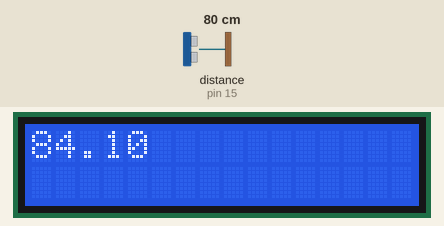
Simulated run of this sketch. Board: Arduino Uno, built with avr-gcc and run on an emulated ATmega328P. Shown: 16×2 character LCD. Wiring (inferred from the names in the program): ultrasonic range finder: trigger pin 14; echo pin 15. The inputs (shaded band) are chosen by the test bench; at power-on: distance to the obstacle (sensor on pin 15) 80 cm. The echo pulse lasts 58.3 µs per cm.

Above: at 1.2 s.
1.3 s: distance to the obstacle (sensor on pin 15) set to 2 cm
At 1.9 s:
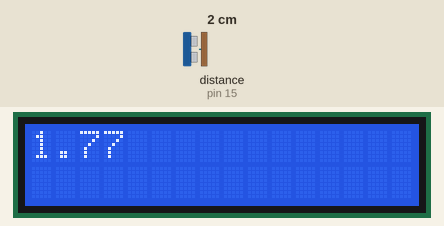
3.0 s: distance to the obstacle (sensor on pin 15) set to 4 cm
At 3.5 s:
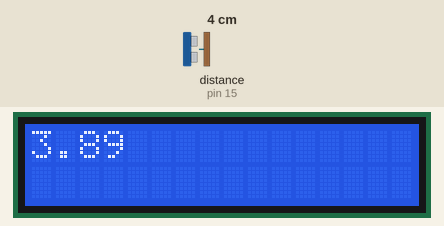
4.6 s: distance to the obstacle (sensor on pin 15) set to 9 cm
At 5.0 s:
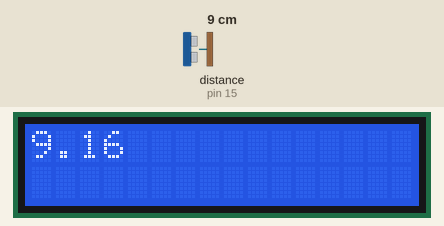
Timing chart, 0 to 7.6 s (numbered marks = the images above; inputs shaded):
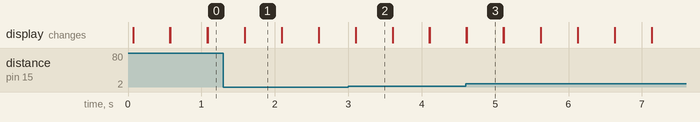

Measured:
- after the input at 1.3 s, the display: first differs from a run without the input after 0.29 s (image 1)
- after the input at 3.0 s, the display: first differs from a run without the input after 0.10 s (image 2)
- after the input at 4.6 s, the display: first differs from a run without the input at once (image 3)
- what the display in image 1 shows lasts 0.5 s, from 1.6 s to 2.1 s

The sketch:

robertjoshua.ino
```cpp
#include <LiquidCrystal.h>
#include <Ultrasonic.h>
#define pinTrigger 14
#define pinEcho 15
Ultrasonic ultrassonic(pinTrigger, pinEcho);
LiquidCrystal lcd(2, 3, 4, 5, 6, 7, 8, 9, 10, 11, 12);
void setup() {
  // put your setup code here, to run once:
 /* pinMode (3, OUTPUT);
  pinMode(4, OUTPUT) ;
  pinMode (5, OUTPUT );
  */lcd.begin(16, 2);
}

void loop() {
  float cmMsec;
  long microsec = ultrassonic.timing();
  cmMsec = ultrassonic.convert(microsec, Ultrasonic::CM);

  lcd.print(cmMsec);
  delay(500);
  lcd.clear();
  /*if(cmMsec>20){
    digitalWrite(3, HIGH);
    digitalWrite(4, LOW);
    digitalWrite(5, LOW);
  }
  else if(cmMsec<=20 && cmMsec>10){
    digitalWrite(3, LOW);
    digitalWrite(4, HIGH);
    digitalWrite(5, LOW);

  }
  else{
    digitalWrite(3, LOW);
    digitalWrite(4, LOW);
    digitalWrite(5, HIGH);

  }*/

}
```
